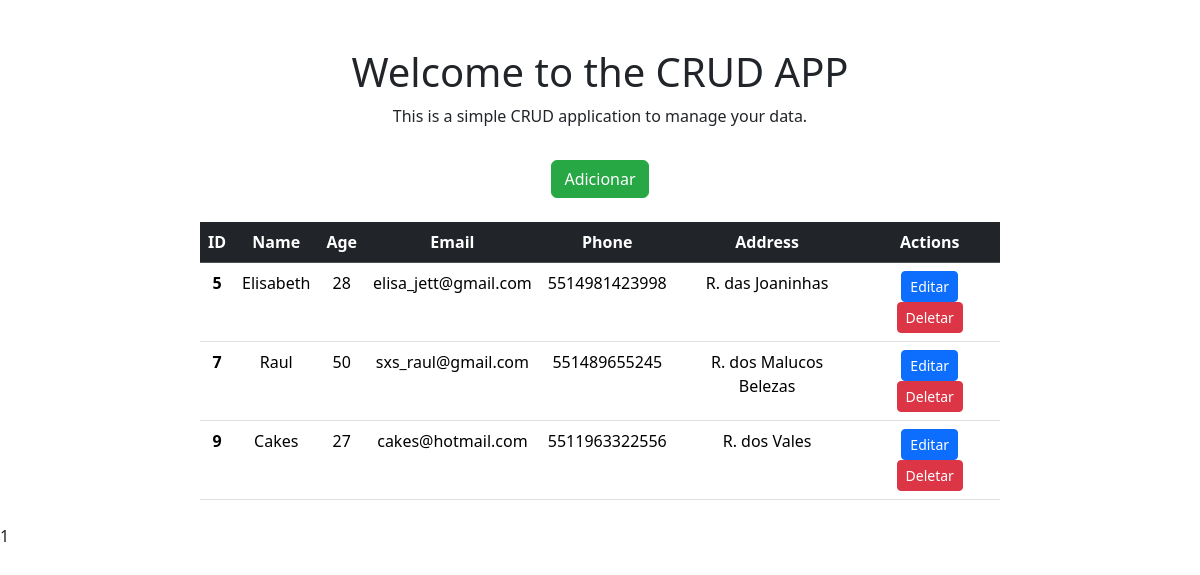
The page / on the database its author committed.
### crud_app/models.py (models this page shows)
class Person(models.Model):
    name = models.CharField(max_length=50)
    age = models.IntegerField()
    email = models.EmailField()
    phone = models.CharField(max_length=15)
    address = models.TextField()

### crud_app/views.py (the view)
# urls.py: 2. Add a URL to urlpatterns:  path('', views.home, name='home')
def home(request):
    data={}
    all = Person.objects.all()
    paginator = Paginator(all, 3)
    pages = request.GET.get('page')
    data['db'] = paginator.get_page(pages)
    return render(request, 'index.html', data)

### crud_app/templates/index.html (shortened to what this page needs)
<!DOCTYPE html>
<html lang="pt-br">
<head>
    <link href="https://cdn.jsdelivr.net/npm/bootstrap@5.3.3/dist/css/bootstrap.min.css" rel="stylesheet">
</head>
<body>
    <div class="col-8 m-auto pt-5 pb-2 text-center">
        <h1>Welcome to the CRUD APP</h1>
        <p>This is a simple CRUD application to manage your data.</p>
    </div>
    <div class="col-8 m-auto pt-2 pb-3 text-center">
        <a href="/form" class="btn btn-success" style="background-color: #28a745; border-color: #28a745;">Adicionar</a>
    </div>
    <div class="col-8 m-auto pt-2 pb-2 text-center">
        <table class="table">
            <thead class="table-dark">
              <tr>
                <th scope="col">ID</th>
                <th scope="col">Name</th>
                <th scope="col">Age</th>
                <th scope="col">Email</th>
                <th scope="col">Phone</th>
                <th scope="col">Address</th>
                <th scope="col">Actions</th>
              </tr>
            </thead>
            <tbody>
            {% for db in db %}
              <tr>
                <th>{{ db.id }}</th>
                <td>{{ db.name }}</td>
                <td>{{ db.age }}</td>
                <td>{{ db.email }}</td>
                <td>{{ db.phone }}</td>
                <td>{{ db.address }}</td>
                <td>
                    <a href="/edit/{{ db.id }}" class="btn btn-primary btn-sm">Editar</a>
                    <a href="/delete/{{ db.id }}" class="btn btn-danger btnDel btn-sm">Deletar</a>
              </tr>
            {% endfor %}
            </tbody>
        </table>
    </div>
    <div class="pagination">
        {{db.number}}
    </div>
    {% load static %}
</body>
</html>

### rows shown on the page
Person: id "5", name "Elisabeth", age "28", email "elisa_jett@gmail.com", phone "5514981423998", address "R. das Joaninhas"
Person: id "7", name "Raul", age "50", email "sxs_raul@gmail.com", phone "551489655245", address "R. dos Malucos Belezas"
Person: id "9", name "Cakes", age "27", email "cakes@hotmail.com", phone "5511963322556", address "R. dos Vales"

### other values the page prints
{{ db.number }} "1"
